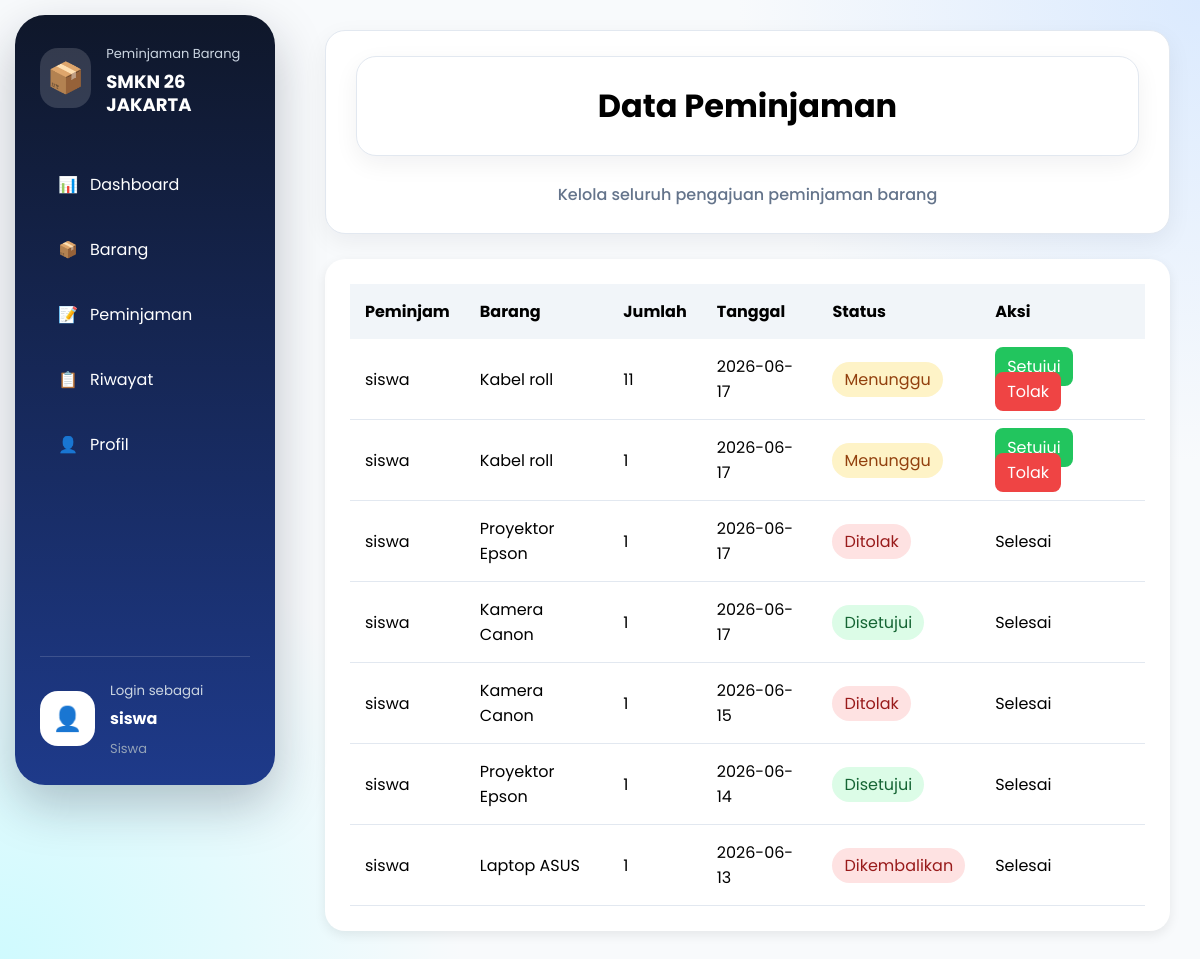
Screenshot of /admin/peminjaman (signed in) with the database file from the repository.
### tables this page shows
CREATE TABLE peminjaman (
    id INTEGER PRIMARY KEY AUTOINCREMENT,
    user_id INTEGER,
    barang TEXT,
    tanggal_pinjam TEXT,
    keperluan TEXT,
    status TEXT DEFAULT 'Menunggu'
, jumlah INTEGER DEFAULT 1);

CREATE TABLE users (
    id INTEGER PRIMARY KEY AUTOINCREMENT,
    username TEXT UNIQUE NOT NULL,
    password TEXT NOT NULL,
    role TEXT NOT NULL
, nama_lengkap TEXT);

### app.py (the view)
@app.route("/admin/peminjaman")
def admin_peminjaman():
    if "user_id" not in session:
        return redirect("/")
    conn = get_db()
    data = conn.execute("""
        SELECT
            p.*,
            u.username
        FROM peminjaman p
        LEFT JOIN users u ON p.user_id = u.id
        ORDER BY p.id DESC
    """).fetchall()
    conn.close()
    return render_template(
        "admin/admin_peminjaman.html",
        data=data
    )

### app.py (called while the page is built)
def get_db():
    conn = sqlite3.connect(DATABASE)
    conn.row_factory = sqlite3.Row
    return conn

### templates/admin/admin_peminjaman.html (shortened to what this page needs)
{% extends 'base.html' %} {% block title %}Data Peminjaman{% endblock %} {%
block head %}
<link
  rel="stylesheet"
  href="{{ url_for('static', filename='admin_peminjaman.css') }}"
/>
{% endblock %} {% block content %}
<div class="page-header">
  <h1>Data Peminjaman</h1>
  <p>Kelola seluruh pengajuan peminjaman barang</p>
</div>
<div class="table-card">
  <table>
 <tr>
    <th>Peminjam</th>
    <th>Barang</th>
    <th>Jumlah</th>
    <th>Tanggal</th>
    <th>Status</th>
    <th>Aksi</th>
</tr>
<tbody>
{% for p in data %}
<tr>
    <td>{{ p['username'] }}</td>
    <td>{{ p['barang'] }}</td>
    <td>{{ p['jumlah'] }}</td>
    <td>{{ p['tanggal_pinjam'] }}</td>
    <td>
        {% if p['status'] == 'Menunggu' %}
        <span class="status-menunggu">{{ p['status'] }}</span>
        {% elif p['status'] == 'Disetujui' %}
        <span class="status-disetujui">{{ p['status'] }}</span>
        {% else %}
        <span class="status-ditolak">{{ p['status'] }}</span>
        {% endif %}
    </td>
    <td>
        {% if p['status'] == 'Menunggu' %}
        <a href="/setujui/{{ p['id'] }}" class="btn-setujui">Setujui</a>
        <a href="/tolak/{{ p['id'] }}" class="btn-tolak">Tolak</a>
        {% else %}
        <span class="selesai">Selesai</span>
        {% endif %}
    </td>
</tr>
{% endfor %}
</tbody>
  </table>
</div>
{% endblock %}

### static/style.css (style rules this page uses)
html, body { width:100%; min-height:100vh; }
* { margin:0; padding:0; box-sizing:border-box; font-family:'Poppins', sans-serif; }
body { margin:0; padding:0; background: radial-gradient(circle at top right,#dbeafe 0%,transparent 30%), radial-gradient(circle at bottom left,#cffafe 0%,transparent 30%), #f8fafc; }
.page-header { background:white; padding:25px 30px; margin-bottom:25px; border-radius:20px; box-shadow:0 8px 25px rgba(15,23,42,.06); border:1px solid #e2e8f0; }

### static/admin_peminjaman.css (style rules this page uses)
.page-header { margin-bottom:25px; }
.page-header h1 { background:white; padding:25px 30px; margin-bottom:25px; border-radius:20px; box-shadow:0 8px 25px rgba(15,23,42,.06); border:1px solid #e2e8f0; text-align: center; }
.page-header p { color:#64748b; margin-top:8px; text-align: center; font-size: 16px; font-weight: 500; line-height: 1.7; }
.table-card { background:white; padding:25px; border-radius:20px; box-shadow:0 4px 12px rgba(0,0,0,.08); }
table { width:100%; border-collapse:collapse; }
th { background:#f1f5f9; padding:15px; text-align:left; }
td { padding:15px; border-bottom:1px solid #e2e8f0; }
.status-menunggu { background:#fef3c7; color:#92400e; padding:6px 12px; border-radius:20px; }
.status-disetujui { background:#dcfce7; color:#166534; padding:6px 12px; border-radius:20px; }
.status-ditolak { background:#fee2e2; color:#991b1b; padding:6px 12px; border-radius:20px; }
.btn-setujui { background:#22c55e; color:white; padding:8px 12px; text-decoration:none; border-radius:8px; margin-right:5px; }
.btn-tolak { background:#ef4444; color:white; padding:8px 12px; text-decoration:none; border-radius:8px; }

### rows the page displays
peminjaman: username "siswa", barang "Kabel roll", jumlah "11", tanggal_pinjam "2026-06-17", status "Menunggu"
peminjaman: username "siswa", barang "Kabel roll", jumlah "1", tanggal_pinjam "2026-06-17", status "Menunggu"
peminjaman: username "siswa", barang "Proyektor Epson", jumlah "1", tanggal_pinjam "2026-06-17", status "Ditolak", shows "Selesai"
peminjaman: username "siswa", barang "Kamera Canon", jumlah "1", tanggal_pinjam "2026-06-17", status "Disetujui", shows "Selesai"
peminjaman: username "siswa", barang "Kamera Canon", jumlah "1", tanggal_pinjam "2026-06-15", status "Ditolak", shows "Selesai"
peminjaman: username "siswa", barang "Proyektor Epson", jumlah "1", tanggal_pinjam "2026-06-14", status "Disetujui", shows "Selesai"
peminjaman: username "siswa", barang "Laptop ASUS", jumlah "1", tanggal_pinjam "2026-06-13", status "Dikembalikan", shows "Selesai"

### other values shown
{{ session.get('username') }} "siswa"
{{ session.get('role')|title }} "Siswa"
